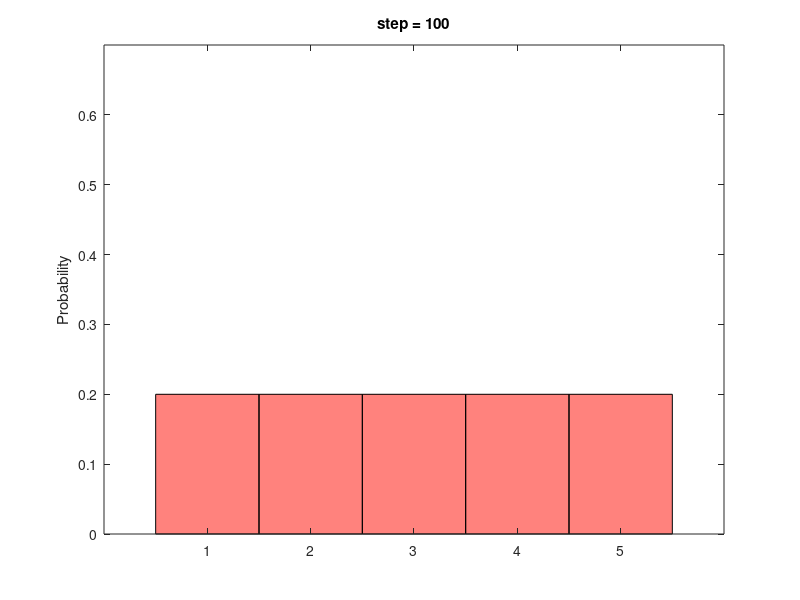

The MATLAB script that drew this image:
%% The main function
function p6
    clc; clear all; close all;
    p = [1, 0, 0, 0, 0]; 
    u = 1; 
    step = 100;
    pExact = 0.8;
    pOvershoot = 0.1;
    pUndershoot = 0.1;
    for i = 1 : step
        p = move(p, u, pExact, pOvershoot, pUndershoot);
        disp(i);
        disp(p);
        h = figure(1);
        bar(p,'hist');
        ylabel('Probability');
        ylim([0, 0.7]);
        title(['step = ', int2str(i)]);
        colormap spring ;
%         print(h, '-depsc2', ['./Figs/step', int2str(i), '.eps']);
%         print(h, '-dpng', ['./Figs/step', int2str(i), '.png']);
        pause(0.2);
    end    
end

%%
function q = move(p, u, pExact, pOvershoot, pUndershoot)
    n = length(p);
    q = zeros(1, n);
    for i = 1 : n
        q(i) = pExact * p(mod(i-1-u, n) + 1); 
        q(i) = q(i) + pOvershoot * p(mod(i-2-u, n) + 1);
        q(i) = q(i) + pUndershoot * p(mod(i-u, n) + 1);
    end
end